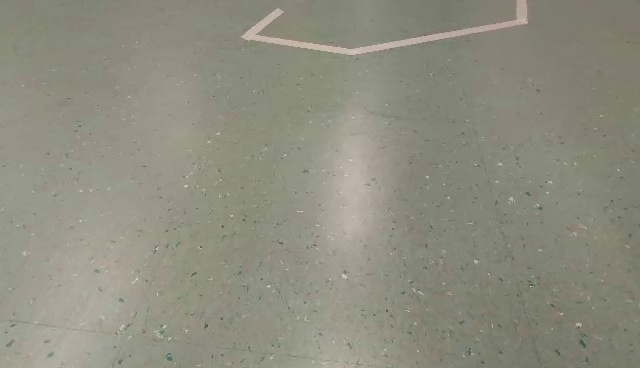
#> input picture Lane detection/video_frames (first 55)/figure0.jpg, 640 x 368 px, found by its file name
$ python 'line detection.py'   (older library calls are emulated)
#> lines starting #> are read from the running program, lines starting #| are printed output that depends on the picture; after the words box and inside, x2 and y2 are one past the last pixel; in counts of white or black regions, pixels touching at a corner belong together; pictures that were not available may be replaced by others from this repository, and a replacement may not be noted
import cv2
import time
import numpy as np
from matplotlib import pyplot as plt


start_time = time.time() # time measurment

img = cv2.imread('./test_images/figure0.jpg') # insert image
#> img is the input picture: shape (368, 640, 3); mean B, G, R 127, 141.1, 141.9


#     _____          __  __ ______ _____              _____ _____  _____ _______ ____  _____ _______ _____ ____  _   _   _____  ______ __  __  ______      __     _
#    / ____|   /\   |  \/  |  ____|  __ \     /\     |  __ \_   _|/ ____|__   __/ __ \|  __ \__   __|_   _/ __ \| \ | | |  __ \|  ____|  \/  |/ __ \ \    / /\   | |
#   | |       /  \  | \  / | |__  | |__) |   /  \    | |  | || | | (___    | | | |  | | |__) | | |    | || |  | |  \| | | |__) | |__  | \  / | |  | \ \  / /  \  | |
#   | |      / /\ \ | |\/| |  __| |  _  /   / /\ \   | |  | || |  \___ \   | | | |  | |  _  /  | |    | || |  | | . ` | |  _  /|  __| | |\/| | |  | |\ \/ / /\ \ | |
#   | |____ / ____ \| |  | | |____| | \ \  / ____ \  | |__| || |_ ____) |  | | | |__| | | \ \  | |   _| || |__| | |\  | | | \ \| |____| |  | | |__| | \  / ____ \| |____
#    \_____/_/    \_\_|  |_|______|_|  \_\/_/    \_\ |_____/_____|_____/   |_|  \____/|_|  \_\ |_|  |_____\____/|_| \_| |_|  \_\______|_|  |_|\____/   \/_/    \_\______|
#
#

"""
import pickle
calibration_pickle = pickle.load( open( "./calibration_matrix.p", "rb" ) )
m = calibration_pickle["mtx"]
d = calibration_pickle["dist"]

img_undist = cv2.undistort(img, m, d, None, m)

#    _______ _                   _           _     _ _                     _            _ _
#   |__   __| |                 | |         | |   | (_)                   (_)          | (_)
#      | |  | |__  _ __ ___  ___| |__   ___ | | __| |_ _ __   __ _   _ __  _ _ __   ___| |_ _ __   ___
#      | |  | '_ \| '__/ _ \/ __| '_ \ / _ \| |/ _` | | '_ \ / _` | | '_ \| | '_ \ / _ \ | | '_ \ / _ \
#      | |  | | | | | |  __/\__ \ | | | (_) | | (_| | | | | | (_| | | |_) | | |_) |  __/ | | | | |  __/
#      |_|  |_| |_|_|  \___||___/_| |_|\___/|_|\__,_|_|_| |_|\__, | | .__/|_| .__/ \___|_|_|_| |_|\___|
#                                                             __/ | | |     | |
#                                                            |___/  |_|     |_|


blur = cv2.GaussianBlur(img_undist,(9,9),0)
#blur = cv2.bilateralFilter(img,5,100,100)
#blur = cv2.medianBlur(img,7)

hsv = cv2.cvtColor(blur,cv2.COLOR_BGR2HSV)
mask = cv2.inRange(hsv, (0,0,0), (255, 255, 163)) ## ranges where found by thresholding
res = cv2.bitwise_and(blur,blur, mask= mask)
"""

blur = cv2.GaussianBlur(img,(5,5),0)
#blur = cv2.bilateralFilter(img,5,100,100)
#blur = cv2.medianBlur(img,7)
edges = cv2.Canny(blur,50,200) #https://docs.opencv.org/master/dd/d1a/group__imgproc__feature.html#ga04723e007ed888ddf11d9ba04e2232de
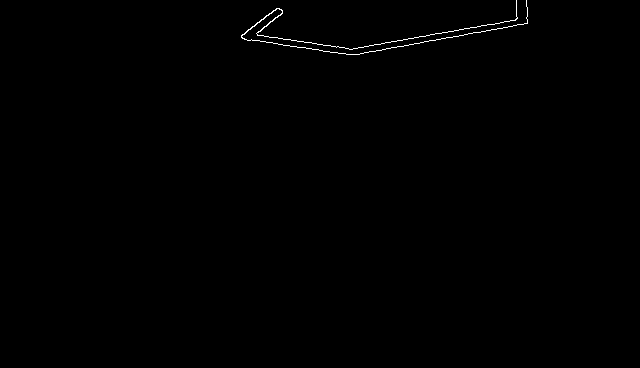
#> edges: shape (368, 640); 0.3% white in thin lines or dots, all inside (x1, y1, x2, y2) = (241, 0, 528, 55)

plt.figure()
plt.imshow(edges)
#plt.show()

"""
plt.subplot(121),plt.imshow(img,cmap = 'gray')
plt.title('Input Image'), plt.xticks([]), plt.yticks([])
plt.subplot(122),plt.imshow(edges,cmap = 'gray')
plt.title('Canny edge detection with median blur, kernel size 7x7'), plt.xticks([]), plt.yticks([])
plt.show()
"""

############ Laplacian
"""
laplacian = cv2.Laplacian(blur,5,cv2.CV_64F)
#laplacian = cv2.Laplacian(img,cv2.CV_8UC1)
plt.subplot(121),plt.imshow(img,cmap = 'gray')
plt.title('Input Image'), plt.xticks([]), plt.yticks([])
plt.subplot(122),plt.imshow(laplacian,cmap = 'gray')
plt.title('Laplacian edge detection with median blur, kernel size 5x5'), plt.xticks([]), plt.yticks([]), plt.show()
"""

############ Sobel

"""
# Sobel gradient - https://opencv-python-tutroals.readthedocs.io/en/latest/py_tutorials/py_imgproc/py_gradients/py_gradients.html
sobelx64f = cv2.Sobel(blur,cv2.CV_64F,1,0,ksize=5)
abs_sobel64f = np.absolute(sobelx64f)
sobel_8u = np.uint8(abs_sobel64f)

plt.figure()
plt.imshow(sobel_8u)
plt.show()

"""


#    _____                                             _
#   |_   _|                                           (_)
#     | |  _ __ ___   __ _  __ _  ___   _ __ ___  __ _ _  ___  _ __
#     | | | '_ ` _ \ / _` |/ _` |/ _ \ | '__/ _ \/ _` | |/ _ \| '_ \
#    _| |_| | | | | | (_| | (_| |  __/ | | |  __/ (_| | | (_) | | | |
#   |_____|_| |_| |_|\__,_|\__, |\___| |_|  \___|\__, |_|\___/|_| |_|
#                           __/ |                 __/ |
#                          |___/                 |___/


def ROI(img, points):

    mask = np.zeros_like(img)
    color = 255

    cv2.fillPoly(mask, points, color)

    result_image = cv2.bitwise_and(img, mask)
    return result_image # image that has non_zero values will be returned


height, width, channels = img.shape
#> height = 368; width = 640; channels = 3
print("The image has the following shape:", height, width, channels)
#| The image has the following shape: 368 640 3

# [7 lines of commented-out code are left out]

high_left = [0, 75]
low_left = [0, 368]

high_right = [500, 100]
low_right = [640, 368]

coordinates = np.array([[low_left, high_left, high_right,
low_right]], dtype=np.int32)

cropped_image = ROI(edges, coordinates)
#> in ROI, `cv2.fillPoly(mask, points, color)`:
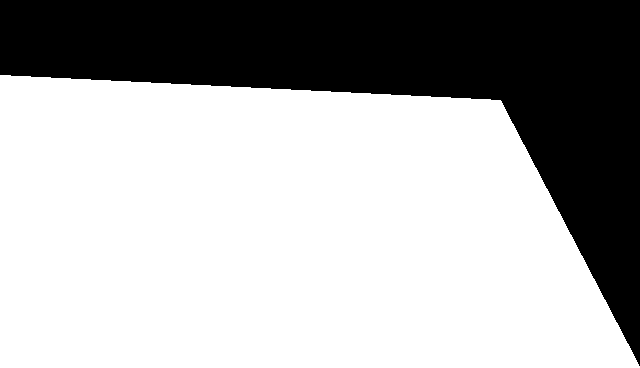
#> mask: shape (368, 640); 67.6% white; 1 black region, box (x1, y1, x2, y2) and area: (0, 0, 640, 366) 76282
#> in ROI, `result_image = cv2.bitwise_and(img, mask)`: result_image: shape (368, 640); every value is 0

plt.subplot(121),plt.imshow(edges)
plt.title('Edge detection image'), plt.xticks([]), plt.yticks([])
plt.subplot(122),plt.imshow(cropped_image)
plt.title('Canny edge detection with region of interest selecting'), plt.xticks([]), plt.yticks([])
plt.show()
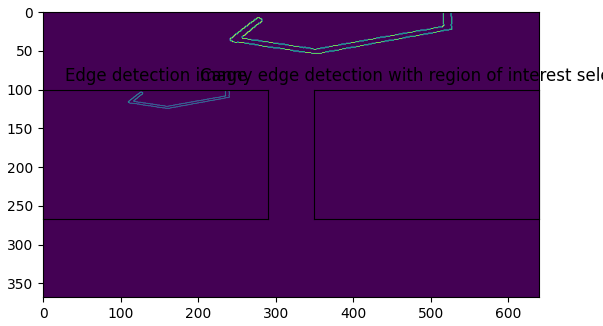
#> figure drawn by matplotlib, 3 panels


#    _      _                  _      _            _   _
#   | |    (_)                | |    | |          | | (_)
#   | |     _ _ __   ___    __| | ___| |_ ___  ___| |_ _  ___  _ __
#   | |    | | '_ \ / _ \  / _` |/ _ \ __/ _ \/ __| __| |/ _ \| '_ \
#   | |____| | | | |  __/ | (_| |  __/ ||  __/ (__| |_| | (_) | | | |
#   |______|_|_| |_|\___|  \__,_|\___|\__\___|\___|\__|_|\___/|_| |_|
#
#


def hough_transform(img):

    lines = cv2.HoughLinesP(img, rho, theta, threshold, np.array([]),
              minLineLength=min_line_len, maxLineGap=max_line_gap) # https://opencv-python-tutroals.readthedocs.io/en/latest/py_tutorials/py_imgproc/py_houghlines/py_houghlines.html
#> lines = 13 rows, first 6: [349, 49, 526, 18], [278, 44, 349, 54], [351, 54, 527, 23], [241, 35, 276, 8], [257, 35, 348, 48], [250, 40, 282, 11]
    line_img = np.zeros((*img.shape, 3), dtype=np.uint8)

    draw_lines(line_img, lines)
    return line_img

def draw_lines(img, lines, color=[0, 128, 0], thickness=3): ## unfortunately lost it - but used a good stackoverflow page for that

#> called with lines = array of shape (13, 1, 4), thickness = 3
    if lines is None:
        return
    for line in lines:
        for x1,y1,x2,y2 in line:
            cv2.line(img, (x1, y1), (x2, y2), color, thickness)
#> this loop made 13 passes
#> line on passes 1 to 12: [[349, 49, 526, 18]], [[278, 44, 349, 54]], [[351, 54, 527, 23]], [[241, 35, 276, 8]], [[257, 35, 348, 48]], [[250, 40, 282, 11]], [[358, 47, 488, 24]], [[256, 40, 277, 43]], [[249, 40, 270, 21]], [[515, 25, 516, 0]], [[526, 0, 527, 22]], [[242, 38, 318, 49]]

#hough parameters
rho = 1
theta = np.pi/180
threshold = 10
min_line_len = 10
max_line_gap = 10

hough_t = hough_transform(edges)
plt.figure()
plt.imshow(hough_t)
#plt.show()

"""
plt.subplot(121),plt.imshow(img,cmap = 'gray')
plt.title('Input Image'), plt.xticks([]), plt.yticks([])
plt.subplot(122),plt.imshow(hough_t)
plt.title('Hough edge annotation - best result. MaxLineGap 5'), plt.xticks([]), plt.yticks([])
#plt.show()
"""


def color_img(img, initial_img, α=0.7, β=1, λ=0):

    return cv2.addWeighted(initial_img, α, img, β, λ)

"""
colored_image = color_img(hough_t, img)
plt.figure()
plt.imshow(colored_image)
plt.show()
"""

#   __      ___     _                                      _        _   _
#   \ \    / (_)   | |                                    | |      | | (_)
#    \ \  / / _  __| | ___  ___     __ _ _ __  _ __   ___ | |_ __ _| |_ _  ___  _ __
#     \ \/ / | |/ _` |/ _ \/ _ \   / _` | '_ \| '_ \ / _ \| __/ _` | __| |/ _ \| '_ \
#      \  /  | | (_| |  __/ (_) | | (_| | | | | | | | (_) | || (_| | |_| | (_) | | | |
#       \/   |_|\__,_|\___|\___/   \__,_|_| |_|_| |_|\___/ \__\__,_|\__|_|\___/|_| |_|
#
#


# Video to annotate
cap = cv2.VideoCapture('joon.avi')

if (cap.isOpened() == False):
    print("Error opening video stream or file")

########## Writing video
"""
size = (int(cap.get(3)) , int(cap.get(4)))
result = cv2.VideoWriter('proof_of_concept4.avi',
                         cv2.VideoWriter_fourcc(*'MJPG'),
                        20, size)
"""

# Read until video is completed
print("Video started")
while(cap.isOpened()):
    # Capture frame-by-frame
    ret, frame = cap.read()
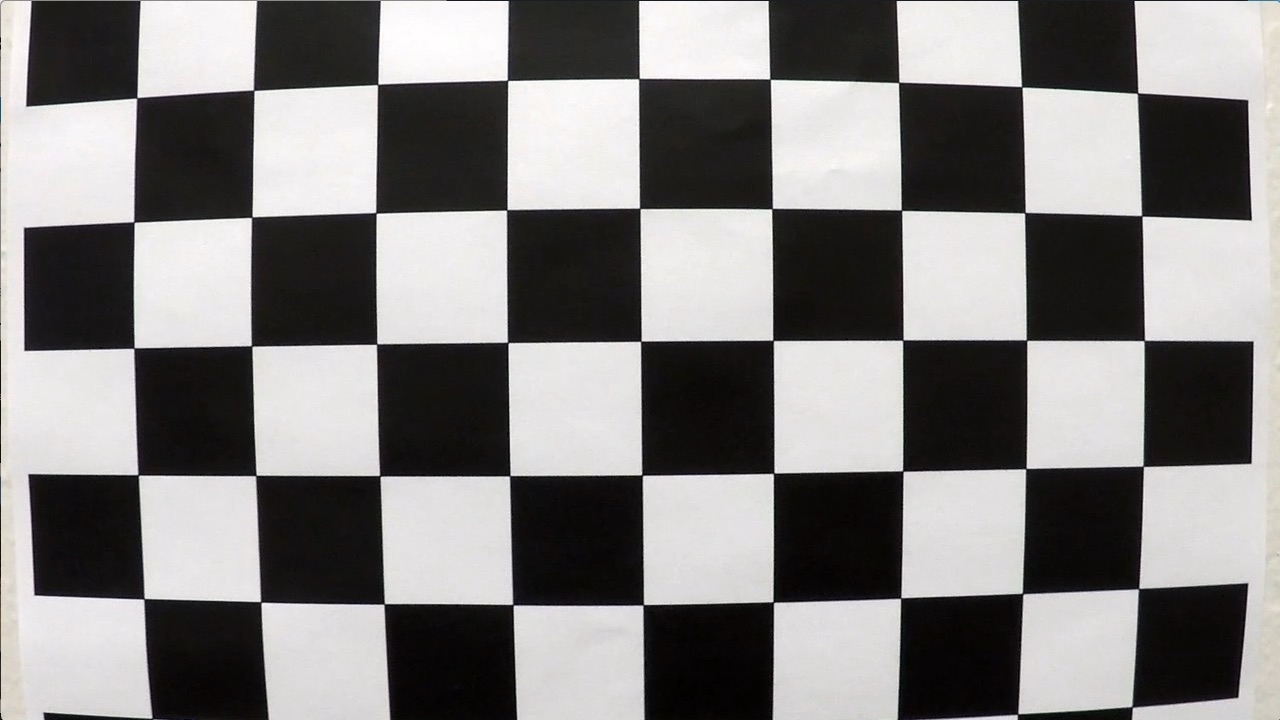
#> input picture Lane detection/Camera calibration/calibration1.jpg, 1280 x 720 px, given in place of joon.avi, which was not available
#> frame is the input picture: shape (720, 1280, 3); mean B, G, R 127.8, 128.4, 130.1

    if ret == True:
        blur = cv2.GaussianBlur(frame,(5,5),0)
#> blur: shape (720, 1280, 3)
        #blur = cv2.bilateralFilter(blur,5,100,100)
        #blur = cv2.medianBlur(blur,7)

        #laplacian = cv2.Laplacian(blur,5,cv2.CV_64F)
        edges = cv2.Canny(blur,50,200)
#> edges: shape (720, 1280); 1.6% white in thin lines or dots

        cropped_image = ROI(edges, coordinates)
#> in ROI (call 2), `cv2.fillPoly(mask, points, color)`: mask: shape (720, 1280); 17.3% white; 1 white region, box (x1, y1, x2, y2) and area: (0, 75, 641, 369) 159874
#> in ROI (call 2), `result_image = cv2.bitwise_and(img, mask)`:
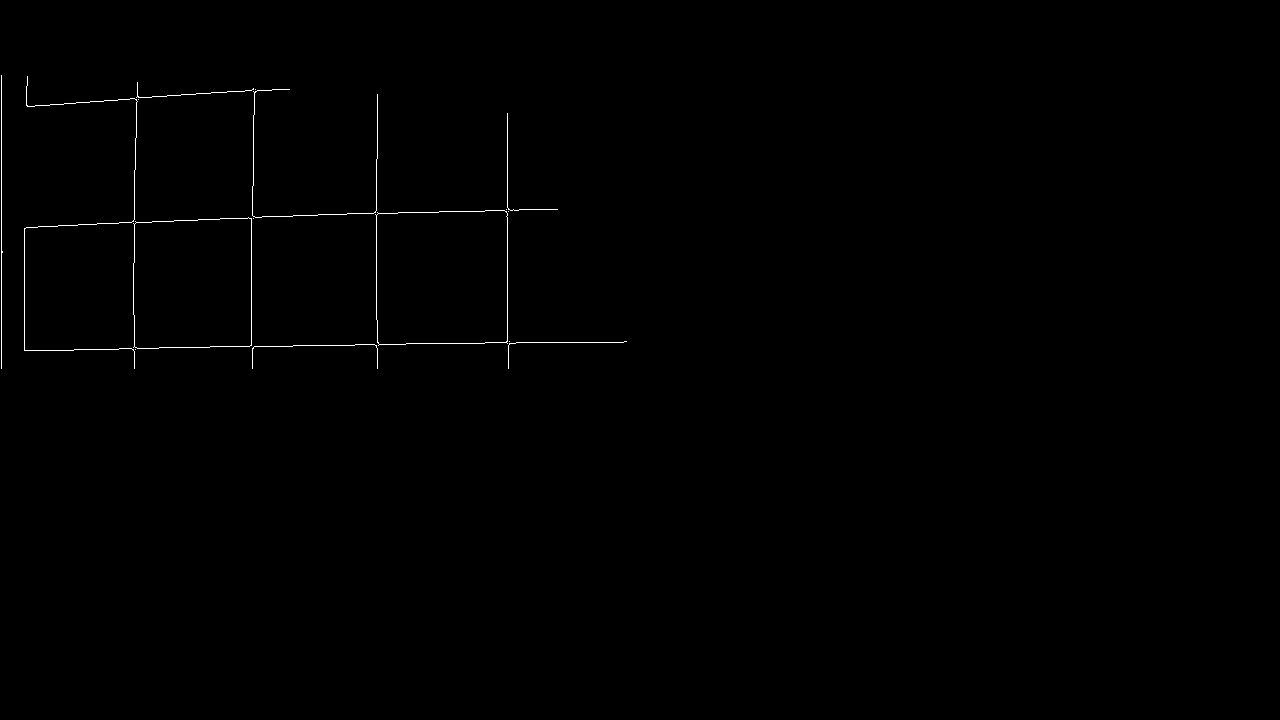
#> result_image: shape (720, 1280); 0.32% white in thin lines or dots, all inside (x1, y1, x2, y2) = (1, 75, 627, 369)
        hough_t = hough_transform(cropped_image)
#> in hough_transform (call 2), `lines = cv2.HoughLinesP(img, rho, theta, threshold, np.array([]), minL..`: lines = 43 rows, first 6: [244, 346, 472, 343], [507, 343, 507, 113], [376, 319, 376, 159], [1, 368, 1, 75], [251, 298, 251, 242], [135, 169, 137, 82]
#> call 2 of draw_lines, with lines = array of shape (43, 1, 4), thickness = 3
#> the loop in draw_lines (call 2), `for line in lines:` made 43 passes
#> line on passes 1 to 12: [[244, 346, 472, 343]], [[507, 343, 507, 113]], [[376, 319, 376, 159]], [[1, 368, 1, 75]], [[251, 298, 251, 242]], [[135, 169, 137, 82]], [[78, 224, 219, 219]], [[453, 211, 484, 211]], [[24, 350, 24, 228]], [[134, 262, 134, 170]], [[485, 342, 623, 342]], [[64, 103, 255, 89]]
#> after the loop in draw_lines (call 2), `for line in lines:`:
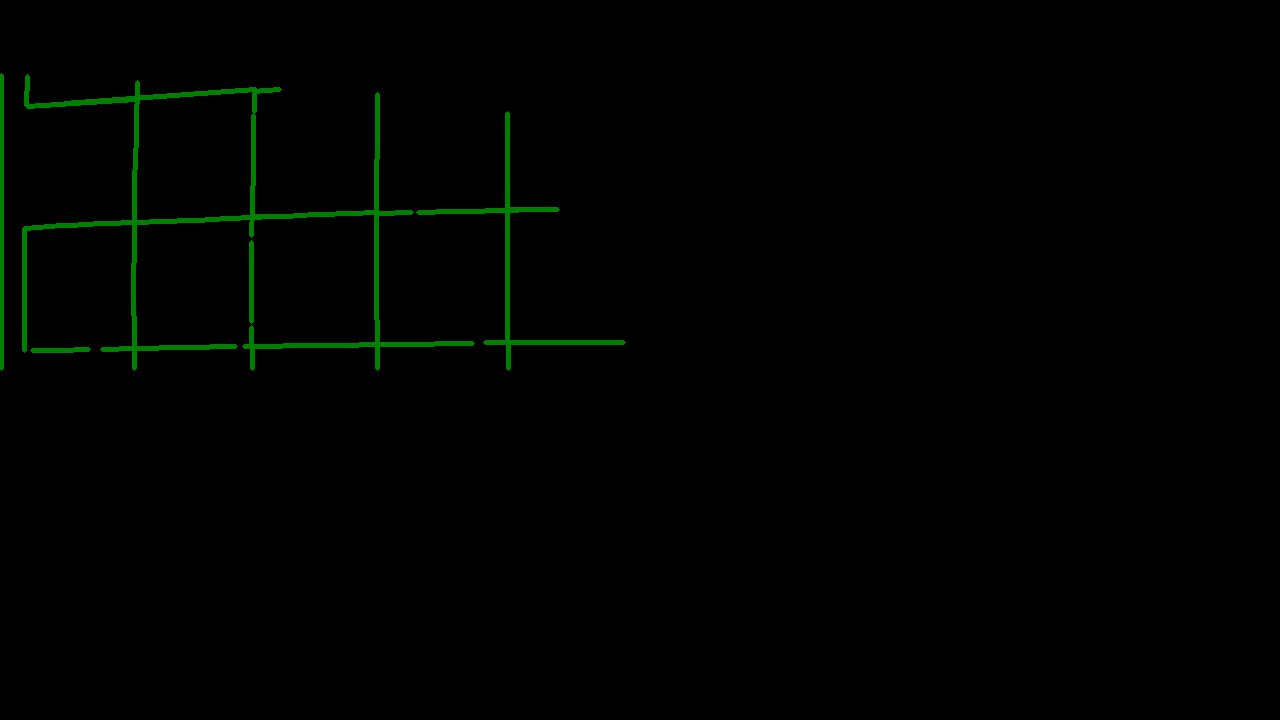
#> img: shape (720, 1280, 3); mean of channels 0, 1, 2 0, 1.9, 0; drawn as B, G, R
        colored_image = color_img(hough_t, frame)
#> in color_img, `return cv2.addWeighted(initial_img, α, img, β, λ)`:
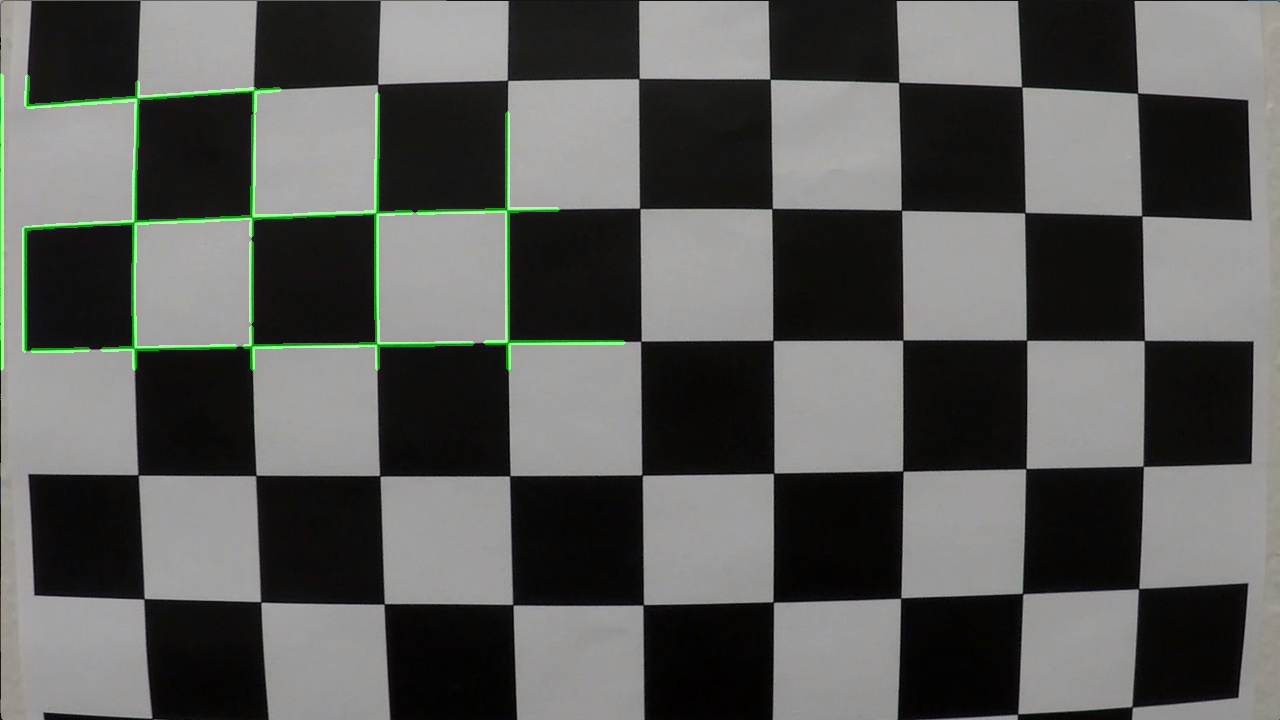
#> returned value: shape (720, 1280, 3); mean of channels 0, 1, 2 89.5, 91.6, 91.1; drawn as B, G, R

        cv2.imshow('Frame', colored_image)
        #result.write(colored_image) # writing video
        time.sleep(0.01)
    if ret == False:
        break
    if cv2.waitKey(5) & 0xFF == ord('q'):
#> (key q is pressed here)
        break

print("%d seconds" % (time.time() - start_time))
print("Video ended")
cap.release()
cv2.destroyAllWindows()
